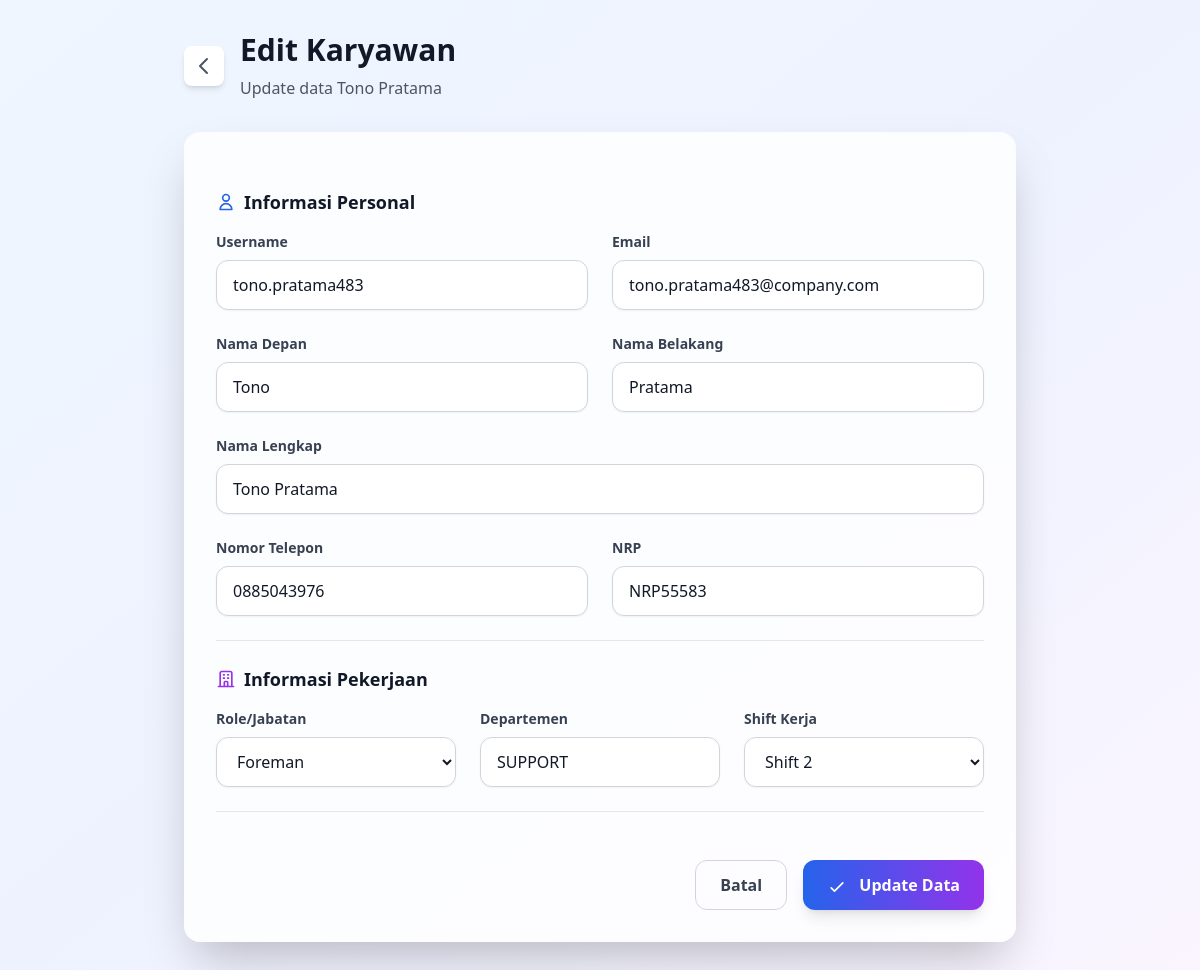
Screenshot of /superadmin/8/edit/ (signed in) with the database file from the repository.
### dashboard/models.py (models this page shows)
class User(AbstractUser):
    ROLE_CHOICES = [
        ("leader", "Leader"),
        ("admin", "Admin"),
        ("foreman", "Foreman"),
    ]
    DEPARTMENT_CHOICES = [
        ("SUPPORT", "Support $ Fabrikasi"),
        ("TRACK", "Track"),
        ("PLANT", "Plant Coal Hauling"),
        ("WHEEL", "Wheel"),
    ]
    name = models.CharField(max_length=150, blank=True, null=True)
    phone = models.CharField(max_length=20, blank=True, null=True)
    nrp = models.CharField(max_length=20, blank=True, null=True)
    username = models.CharField(max_length=150, unique=True)
    email = models.EmailField(max_length=254, unique=True)
    role = models.CharField(max_length=20, choices=ROLE_CHOICES, default="foreman")
    department = models.CharField(
        max_length=100, choices=DEPARTMENT_CHOICES, blank=True, null=True
    )
    shift = models.IntegerField(default=1, choices=[(1, "Shift 1"), (2, "Shift 2")])
    created_at = models.DateTimeField(auto_now_add=True)
    updated_at = models.DateTimeField(auto_now=True)

### dashboard/views.py (the view)
# urls.py: path("superadmin/<int:user_id>/edit/", views.admin_edit, name="admin_edit"),
@user_passes_test(is_admin)
def admin_edit(request, user_id):
    employee = get_object_or_404(User, id=user_id)
    if request.method == "POST":
        form = EmployeeRegistrationForm(request.POST, instance=employee)
        if form.is_valid():
            form.save()
            messages.success(
                request, f"Data karyawan {employee.username} berhasil diupdate!"
            )
            return redirect("admin_detail", user_id=employee.id)
        else:
            messages.error(request, "Terjadi kesalahan dalam update data.")
    else:
        form = EmployeeRegistrationForm(instance=employee)
    return render(
        request, "admin/admin_edit.html", {"form": form, "employee": employee}
    )

### dashboard/views.py (called while the page is built)
def is_admin(user):
    return user.is_authenticated and (user.is_superuser or user.role == "admin")

### dashboard/templates/admin/admin_edit.html (shortened to what this page needs)
{% extends 'base.html' %}
{% load static %}
{% block content %}
<div class="min-h-screen bg-gradient-to-br from-blue-50 via-indigo-50 to-purple-50 py-8">
    <div class="max-w-4xl mx-auto px-4 sm:px-6 lg:px-8">
        <div class="mb-8">
            <div class="flex items-center space-x-4">
                <a href="{% url 'admin_detail' employee.id %}"
                   class="p-2 bg-white rounded-lg shadow-md hover:shadow-lg transition-shadow">
                    <svg class="w-6 h-6 text-gray-600" fill="none" stroke="currentColor" viewBox="0 0 24 24">
                        <path stroke-linecap="round" stroke-linejoin="round" stroke-width="2" d="M15 19l-7-7 7-7"></path>
                    </svg>
                </a>
                <div>
                    <h1 class="text-3xl font-bold text-gray-900">Edit Karyawan</h1>
                    <p class="text-gray-600 mt-2">Update data {{ employee.name|default:employee.get_full_name }}</p>
                </div>
            </div>
        </div>
        <div class="bg-white/80 backdrop-blur-sm rounded-2xl shadow-2xl p-8">
            <form method="post" class="space-y-6">
                <div class="border-b border-gray-200 pb-6">
                    <h3 class="text-lg font-semibold text-gray-900 mb-4 flex items-center">
                        <svg class="w-5 h-5 mr-2 text-blue-600" fill="none" stroke="currentColor" viewBox="0 0 24 24">
                            <path stroke-linecap="round" stroke-linejoin="round" stroke-width="2" d="M16 7a4 4 0 11-8 0 4 4 0 018 0zM12 14a7 7 0 00-7 7h14a7 7 0 00-7-7z"></path>
                        </svg>
                        Informasi Personal
                    </h3>
                    <div class="grid grid-cols-1 md:grid-cols-2 gap-6">
                        <div class="space-y-2">
                            <label class="block text-sm font-semibold text-gray-700">{{ form.username.label }}</label>
                            {{ form.username }}
                        </div>
                        <div class="space-y-2">
                            <label class="block text-sm font-semibold text-gray-700">{{ form.email.label }}</label>
                            {{ form.email }}
                        </div>
                        <div class="space-y-2">
                            <label class="block text-sm font-semibold text-gray-700">{{ form.first_name.label }}</label>
                            {{ form.first_name }}
                        </div>
                        <div class="space-y-2">
                            <label class="block text-sm font-semibold text-gray-700">{{ form.last_name.label }}</label>
                            {{ form.last_name }}
                        </div>
                        <div class="space-y-2 md:col-span-2">
                            <label class="block text-sm font-semibold text-gray-700">{{ form.name.label }}</label>
                            {{ form.name }}
                        </div>
                        <div class="space-y-2">
                            <label class="block text-sm font-semibold text-gray-700">{{ form.phone.label }}</label>
                            {{ form.phone }}
                        </div>
                        <div class="space-y-2">
                            <label class="block text-sm font-semibold text-gray-700">{{ form.nrp.label }}</label>
                            {{ form.nrp }}
                        </div>
                    </div>
                </div>
                <div class="border-b border-gray-200 pb-6">
                    <h3 class="text-lg font-semibold text-gray-900 mb-4 flex items-center">
                        Informasi Pekerjaan
                    </h3>
                    <div class="grid grid-cols-1 md:grid-cols-3 gap-6">
                        <div class="space-y-2">
                            <label class="block text-sm font-semibold text-gray-700">{{ form.role.label }}</label>
                            {{ form.role }}
                        </div>
                        <div class="space-y-2">
                            <label class="block text-sm font-semibold text-gray-700">{{ form.department.label }}</label>
                            {{ form.department }}
                        </div>
                        <div class="space-y-2">
                            <label class="block text-sm font-semibold text-gray-700">{{ form.shift.label }}</label>
                            {{ form.shift }}
                        </div>
                    </div>
                </div>
                <div class="flex justify-end space-x-4 pt-6">
                    <a href="{% url 'employee_detail' employee.id %}"
                       class="px-6 py-3 border border-gray-300 text-gray-700 font-semibold rounded-xl hover:bg-gray-50 transition-colors">
                        Batal
                    </a>
                    <button type="submit"
                            class="px-6 py-3 bg-gradient-to-r from-blue-600 to-purple-600 text-white font-semibold rounded-xl hover:from-blue-700 hover:to-purple-700 transform hover:scale-105 transition-all duration-200 shadow-lg">
                        <svg class="w-5 h-5 inline mr-2" fill="none" stroke="currentColor" viewBox="0 0 24 24">
                            <path stroke-linecap="round" stroke-linejoin="round" stroke-width="2" d="M5 13l4 4L19 7"></path>
                        </svg>
                        Update Data
                    </button>
                </div>
            </form>
        </div>
    </div>
</div>
{% endblock %}

### rows the page displays
User: name "Tono Pratama", username "tono.pratama483", email "tono.pratama483@company.com", first_name "Tono", last_name "Pratama", phone "0885043976", nrp "NRP55583", role "Foreman", department "SUPPORT", shift "Shift 2"
